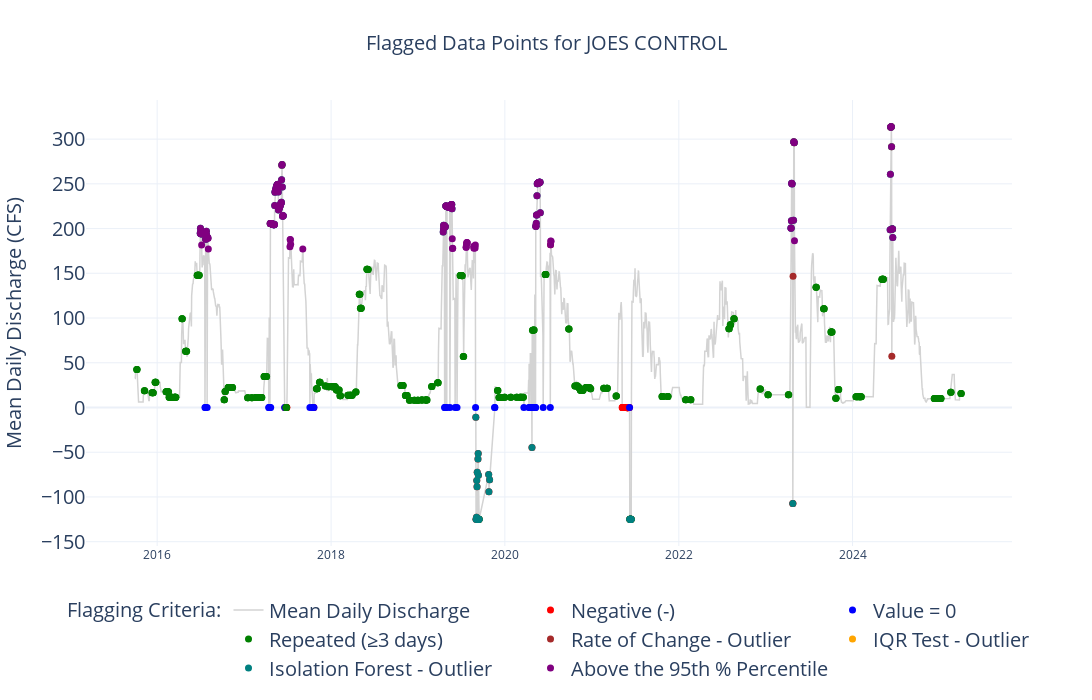
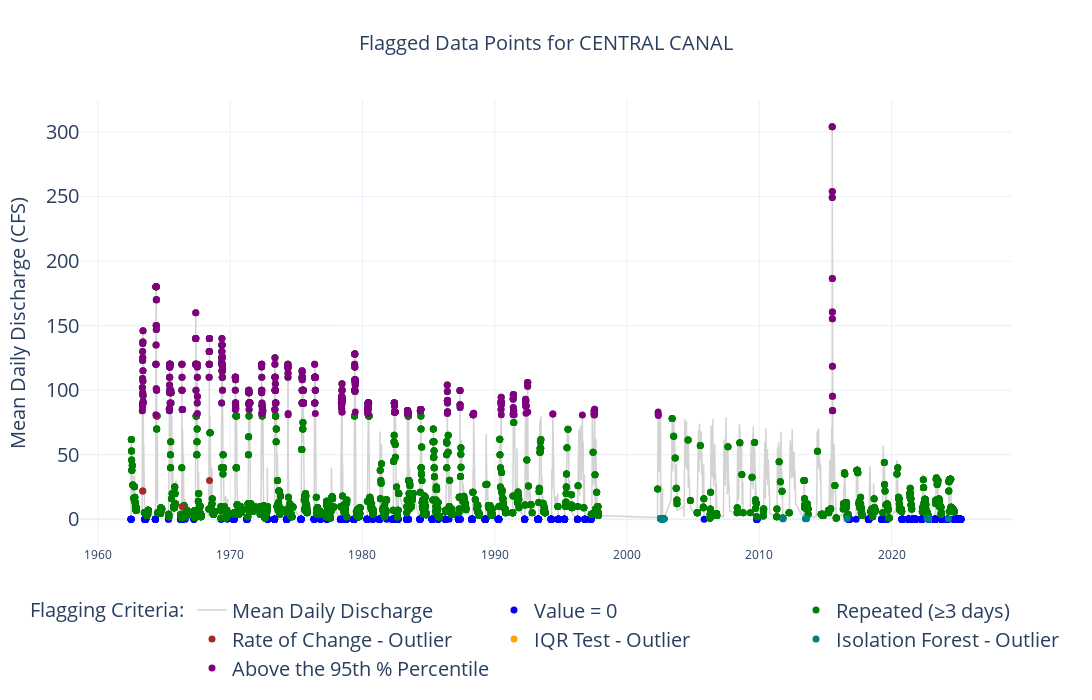
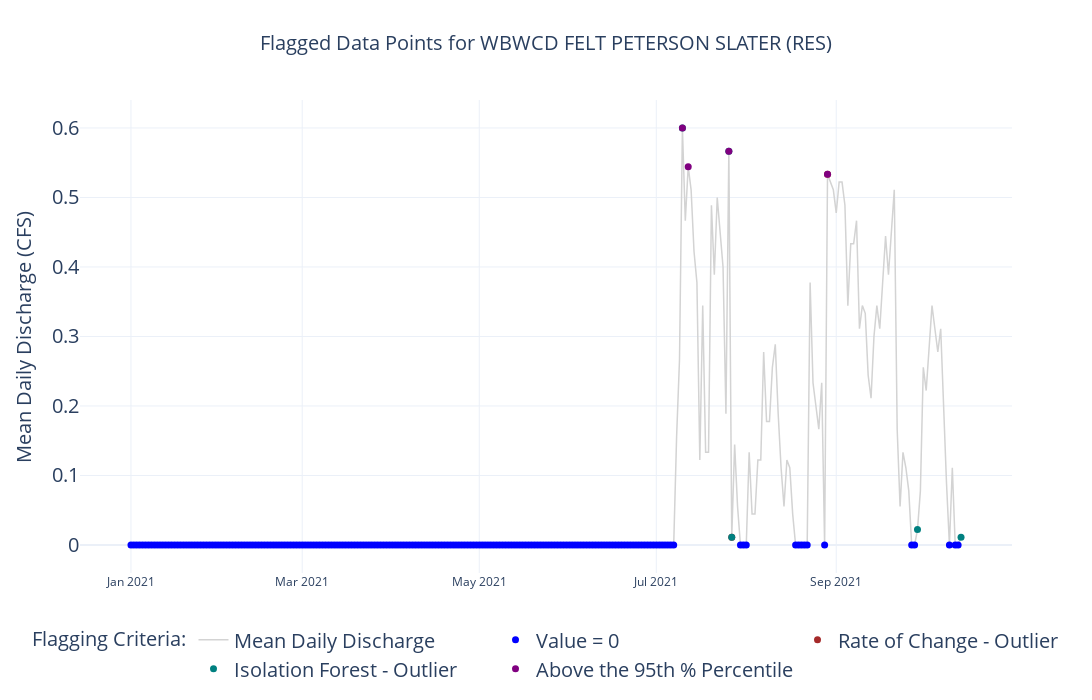

Source (notebook cell) for these figures, in order:
### Code cell
import requests
import pandas as pd
import numpy as np
from datetime import datetime
from sklearn.ensemble import IsolationForest
import plotly.graph_objects as go

# Define the UTDWR site IDs
site_ids = ["10987", "3133", "10543"]  # Add more site IDs as needed

# Loop through each site_id
for DivrtID in site_ids:
    # Define parameters
    end_date = datetime.today().strftime("%Y-%m-%d")  # Get today's date in YYYY-MM-DD format

    # Construct API URL
    api_url = f"https://www.waterrights.utah.gov/dvrtdb/daily-chart.asp?station_id={DivrtID}&end_date={end_date}&f=json"
    print(api_url)

    # Fetch data from the API
    response = requests.get(api_url)

    # Check if request was successful
    if response.status_code == 200:
        data = response.json()

        # Extract time series data
        if "data" in data:
            df = pd.DataFrame(data["data"], columns=["date", "value"])
            df.rename(columns={"date": "Date", "value": "DISCHARGE"}, inplace=True)  # Ensure correct column names

            # Add metadata as new columns
            metadata_fields = ["station_id", "station_name", "system_name", "units"]
            metadata = {field: data.get(field, "N/A") for field in metadata_fields}

            # Add missing metadata columns with default values ("N/A")
            for key, value in metadata.items():
                df[key] = value

            # Reorder columns only with existing ones
            column_order = ["Date", "DISCHARGE"]  # Start with core columns
            for field in metadata_fields:
                if field in df.columns:
                    column_order.append(field)
            df = df[column_order]

        else:
            print("Error: 'data' key not found in API response.")
            continue
    else:
        print(f"Error fetching data: {response.status_code}")
        continue

    # Convert 'DISCHARGE' to numeric, coercing errors to NaN
    df['DISCHARGE'] = pd.to_numeric(df['DISCHARGE'], errors='coerce')

    # === FLAGGING CRITERIA === #
    # Exclude 0 values when flagging for negative values
    df['FLAG_NEGATIVE'] = (df['DISCHARGE'] < 0) & (df['DISCHARGE'] != 0)

    # Exclude 0 values for "FLAG_ZERO" criteria
    df['FLAG_ZERO'] = (df['DISCHARGE'] == 0)

    # 95th Percentile of DISCHARGE values, excluding 0 values
    discharge_95th_percentile = np.percentile(df[df['DISCHARGE'] != 0]['DISCHARGE'].dropna(), 95)
    df['FLAG_Discharge'] = (df['DISCHARGE'] > discharge_95th_percentile) & (df['DISCHARGE'] != 0)

    # IQR Outlier Detection, excluding 0 values
    Q1, Q3 = df[df['DISCHARGE'] != 0]['DISCHARGE'].quantile([0.25, 0.75])
    IQR = Q3 - Q1
    lower_bound, upper_bound = Q1 - 1.5 * IQR, Q3 + 1.5 * IQR
    df['FLAG_IQR'] = ((df['DISCHARGE'] < lower_bound) | (df['DISCHARGE'] > upper_bound)) & (df['DISCHARGE'] != 0)

    # Calculate absolute rate of change between consecutive days, excluding 0 values
    df['RATE_OF_CHANGE'] = df['DISCHARGE'].diff().abs()
    df['FLAG_RoC'] = (df['RATE_OF_CHANGE'] > discharge_95th_percentile) & (df['DISCHARGE'] != 0)

    # Flag repeated values (≥3 consecutive days), excluding 0 values
    df['FLAG_REPEATED'] = (
        df['DISCHARGE']
        .where(df['DISCHARGE'] != 0)
        .groupby((df['DISCHARGE'] != df['DISCHARGE'].shift()).cumsum())
        .transform('count') >= 3
    )

    # Isolation Forest Outlier Detection, excluding 0 values
    df_clean = df[df['DISCHARGE'] != 0].dropna(subset=['DISCHARGE'])
    model = IsolationForest(contamination=0.05, random_state=42)
    df_clean['OUTLIER_IF'] = model.fit_predict(df_clean[['DISCHARGE']])
    df['OUTLIER_IF'] = False
    df.loc[df_clean.index, 'OUTLIER_IF'] = df_clean['OUTLIER_IF'] == -1

    # Combine all flag conditions into a single FLAGGED column
    df['FLAGGED'] = df[
        ['FLAG_NEGATIVE', 'FLAG_ZERO', 'FLAG_REPEATED', 'FLAG_IQR', 'OUTLIER_IF', 'FLAG_Discharge', 'FLAG_RoC']
    ].any(axis=1)

    # Define plot title
    plot_title = f"Flagged Data Points for {metadata.get('station_name', 'Station ' + DivrtID)}"

    # Define custom legend names and colors
    flag_colors = {
        'FLAG_NEGATIVE': ('red', 'Negative (-)'),
        'FLAG_ZERO': ('blue', 'Value = 0'),
        'FLAG_REPEATED': ('green', 'Repeated (≥3 days)'),
        'FLAG_RoC': ('brown', 'Rate of Change - Outlier'),
        'FLAG_IQR': ('orange', 'IQR Test - Outlier'),
        'OUTLIER_IF': ('teal', 'Isolation Forest - Outlier'),
        'FLAG_Discharge': ('purple', 'Above the 95th % Percentile')
    }

    # Create plot
    fig = go.Figure()

    # Background Line (Mean Daily Discharge)
    fig.add_trace(go.Scatter(
        x=df['Date'], y=df['DISCHARGE'],
        mode='lines',
        line=dict(color='lightgray', width=1.5),
        name='Mean Daily Discharge',
        connectgaps=False
    ))

    # Add flagged points
    for flag, (color, legend_name) in flag_colors.items():
        subset = df[df[flag]]
        if not subset.empty:
            fig.add_trace(go.Scatter(
                x=subset['Date'], y=subset['DISCHARGE'],
                mode='markers',
                marker=dict(color=color, size=7),
                name=legend_name
            ))

    # Update layout with title and legend placement
    fig.update_layout(
        title=dict(
            text=plot_title,
            x=0.5,  # Centers the title
            font=dict(size=20)
        ),
        yaxis=dict(
            title="Mean Daily Discharge (CFS)",
            title_font=dict(size=20),
            tickfont=dict(size=20)
        ),
        legend=dict(
            orientation="h",  # Horizontal legend
            yanchor="top",
            y=-0.1,  # Moves the legend below the plot
            xanchor="center",
            x=0.5,
            title=dict(text="Flagging Criteria:", font=dict(size=20)),
            font=dict(size=20)
        ),
        template="plotly_white",
        width=1400,
        height=700
    )
        # Show the plot
    fig.show()

### Figure 1 — Plotly figure (JSON) as saved in the notebook; plotly's stock layout.template omitted (floating-point values rounded to 4 significant figures; data arrays with more than 128 entries replaced by an {"elided": "..."} marker saying what was removed)
{"data": [{"connectgaps": false, "line": {"color": "lightgray", "width": 1.5}, "mode": "lines", "name": "Mean Daily Discharge", "type": "scatter", "x": {"elided": "3412 str values"}, "y": {"elided": "3412 float values"}}, {"marker": {"color": "red", "size": 7}, "mode": "markers", "name": "Negative (-)", "type": "scatter", "x": ["2017-06-21", "2017-06-22", "2017-06-23", "2017-06-24", "2017-06-25", "2017-06-26", "2017-06-27", "2017-06-28", "2017-06-29", "2017-10-17", "2017-10-18", "2017-10-19", "2017-10-20", "2019-09-01", "2019-09-02", "2019-09-03", "2019-09-04", "2019-09-05", "2019-09-06", "2019-09-07", "2019-09-08", "2019-09-09", "2019-09-10", "2019-09-11", "2019-09-12", "2019-09-13", "2019-09-14", "2019-09-15", "2019-10-25", "2019-10-26", "2019-10-29", "2020-04-24", "2021-05-08", "2021-05-09", "2021-05-10", "2021-05-11", "2021-05-12", "2021-05-13", "2021-05-14", "2021-05-15", "2021-05-16", "2021-05-17", "2021-05-18", "2021-05-19", "2021-05-20", "2021-05-21", "2021-05-22", "2021-05-23", "2021-05-24", "2021-05-25", "2021-05-26", "2021-05-27", "2021-05-28", "2021-05-29", "2021-05-30", "2021-05-31", "2021-06-01", "2021-06-02", "2021-06-03", "2021-06-04", "2021-06-05", "2021-06-06", "2021-06-07", "2021-06-09", "2021-06-10", "2021-06-11", "2021-06-12", "2021-06-13", "2021-06-14", "2021-06-15", "2023-04-25"], "y": [-0.09, -0.099, -0.105, -0.087, -0.083, -0.083, -0.083, -0.083, -0.086, -0.129, -0.118, -0.094, -0.083, -10.86, -125, -125, -122.6, -81.5, -88.6, -72.43, -125, -125, -57.56, -51.51, -75.71, -125, -125, -125, -74.92, -94.2, -80.9, -44.72, -0.067, -0.086, -0.109, -0.1, -0.092, -0.099, -0.084, -0.052, -0.023, -0.028, -0.012, -0.024, -0.011, -0.041, -0.138, -0.112, -0.084, -0.089, -0.102, -0.118, -0.125, -0.15, -0.151, -0.152, -0.153, -0.136, -0.115, -0.094, -0.053, -0.062, -0.053, -125, -125, -125, -125, -125, -125, -125, -107.2]}, {"marker": {"color": "blue", "size": 7}, "mode": "markers", "name": "Value = 0", "type": "scatter", "x": ["2016-07-20", "2016-07-22", "2016-07-29", "2017-04-14", "2017-04-15", "2017-04-19", "2017-04-22", "2017-06-20", "2017-10-04", "2017-10-16", "2017-10-21", "2019-04-23", "2019-04-24", "2019-04-27", "2019-05-02", "2019-05-15", "2019-06-06", "2019-06-14", "2019-08-31", "2019-11-19", "2019-11-20", "2020-03-21", "2020-04-11", "2020-04-15", "2020-04-16", "2020-04-23", "2020-04-29", "2020-05-04", "2020-05-07", "2020-05-08", "2020-05-09", "2020-06-10", "2020-07-10", "2021-06-08"], "y": [0, 0, 0, 0, 0, 0, 0, 0, 0, 0, 0, 0, 0, 0, 0, 0, 0, 0, 0, 0, 0, 0, 0, 0, 0, 0, 0, 0, 0, 0, 0, 0, 0, 0]}, {"marker": {"color": "green", "size": 7}, "mode": "markers", "name": "Repeated (≥3 days)", "type": "scatter", "x": {"elided": "443 str values"}, "y": {"elided": "443 float values"}}, {"marker": {"color": "brown", "size": 7}, "mode": "markers", "name": "Rate of Change - Outlier", "type": "scatter", "x": ["2016-07-23", "2016-07-30", "2017-04-20", "2017-04-23", "2019-04-25", "2019-04-28", "2019-05-03", "2019-05-16", "2020-05-10", "2020-07-11", "2023-04-25", "2023-04-26", "2024-06-14"], "y": [188.3, 189.9, 205.6, 205.5, 202.3, 225.2, 224.8, 224.3, 202.5, 182, -107.2, 146.6, 57.23]}, {"marker": {"color": "orange", "size": 7}, "mode": "markers", "name": "IQR Test - Outlier", "type": "scatter", "x": ["2017-06-08", "2017-06-09", "2023-04-29", "2023-04-30", "2023-05-01", "2024-06-09", "2024-06-10", "2024-06-11", "2024-06-12", "2024-06-13"], "y": [270.9, 271.5, 297, 296.5, 296, 313.4, 313.3, 313.9, 313.9, 291.6]}, {"marker": {"color": "teal", "size": 7}, "mode": "markers", "name": "Isolation Forest - Outlier", "type": "scatter", "x": {"elided": "169 str values"}, "y": {"elided": "169 float values"}}, {"marker": {"color": "purple", "size": 7}, "mode": "markers", "name": "Above the 95th % Percentile", "type": "scatter", "x": {"elided": "169 str values"}, "y": {"elided": "169 float values"}}], "layout": {"height": 700, "legend": {"font": {"size": 20}, "orientation": "h", "title": {"font": {"size": 20}, "text": "Flagging Criteria:"}, "x": 0.5, "xanchor": "center", "y": -0.1, "yanchor": "top"}, "title": {"font": {"size": 20}, "text": "Flagged Data Points for JOES CONTROL", "x": 0.5}, "width": 1400, "xaxis": {"autorange": true, "range": ["2015-03-13 01:47:26.6688", "2025-10-26 22:12:33.3312"], "type": "date"}, "yaxis": {"autorange": true, "range": [-154.8, 343.7], "tickfont": {"size": 20}, "title": {"font": {"size": 20}, "text": "Mean Daily Discharge (CFS)"}, "type": "linear"}}}

### Figure 2 — Plotly figure (JSON) as saved in the notebook; plotly's stock layout.template omitted (floating-point values rounded to 4 significant figures; data arrays with more than 128 entries replaced by an {"elided": "..."} marker saying what was removed)
{"data": [{"connectgaps": false, "line": {"color": "lightgray", "width": 1.5}, "mode": "lines", "name": "Mean Daily Discharge", "type": "scatter", "x": {"elided": "11637 str values"}, "y": {"elided": "11637 float values"}}, {"marker": {"color": "blue", "size": 7}, "mode": "markers", "name": "Value = 0", "type": "scatter", "x": {"elided": "1080 str values"}, "y": {"elided": "1080 int values"}}, {"marker": {"color": "green", "size": 7}, "mode": "markers", "name": "Repeated (≥3 days)", "type": "scatter", "x": {"elided": "4088 str values"}, "y": {"elided": "4088 float values"}}, {"marker": {"color": "brown", "size": 7}, "mode": "markers", "name": "Rate of Change - Outlier", "type": "scatter", "x": ["1963-05-20", "1963-05-21", "1963-05-24", "1963-05-25", "1964-06-03", "1966-05-11", "1966-05-12", "1968-06-08", "2015-07-07"], "y": [22, 125, 22, 137.2, 80, 10, 100, 30, 304]}, {"marker": {"color": "orange", "size": 7}, "mode": "markers", "name": "IQR Test - Outlier", "type": "scatter", "x": {"elided": "216 str values"}, "y": {"elided": "216 float values"}}, {"marker": {"color": "teal", "size": 7}, "mode": "markers", "name": "Isolation Forest - Outlier", "type": "scatter", "x": {"elided": "481 str values"}, "y": {"elided": "481 float values"}}, {"marker": {"color": "purple", "size": 7}, "mode": "markers", "name": "Above the 95th % Percentile", "type": "scatter", "x": {"elided": "465 str values"}, "y": {"elided": "465 float values"}}], "layout": {"height": 700, "legend": {"font": {"size": 20}, "orientation": "h", "title": {"font": {"size": 20}, "text": "Flagging Criteria:"}, "x": 0.5, "xanchor": "center", "y": -0.1, "yanchor": "top"}, "title": {"font": {"size": 20}, "text": "Flagged Data Points for CENTRAL CANAL", "x": 0.5}, "width": 1400, "xaxis": {"autorange": true, "range": ["1958-09-25 23:34:09.1307", "2029-01-05 00:25:50.8693"], "type": "date"}, "yaxis": {"autorange": true, "range": [-20.65, 324.7], "tickfont": {"size": 20}, "title": {"font": {"size": 20}, "text": "Mean Daily Discharge (CFS)"}, "type": "linear"}}}

### Figure 3 — Plotly figure (JSON) as saved in the notebook; plotly's stock layout.template omitted (floating-point values rounded to 4 significant figures; data arrays with more than 128 entries replaced by an {"elided": "..."} marker saying what was removed)
{"data": [{"connectgaps": false, "line": {"color": "lightgray", "width": 1.5}, "mode": "lines", "name": "Mean Daily Discharge", "type": "scatter", "x": {"elided": "287 str values"}, "y": {"elided": "287 float values"}}, {"marker": {"color": "blue", "size": 7}, "mode": "markers", "name": "Value = 0", "type": "scatter", "x": {"elided": "202 str values"}, "y": {"elided": "202 int values"}}, {"marker": {"color": "brown", "size": 7}, "mode": "markers", "name": "Rate of Change - Outlier", "type": "scatter", "x": ["2021-07-27", "2021-08-29"], "y": [0.01111, 0.5333]}, {"marker": {"color": "teal", "size": 7}, "mode": "markers", "name": "Isolation Forest - Outlier", "type": "scatter", "x": ["2021-07-10", "2021-07-26", "2021-07-27", "2021-09-29", "2021-10-14"], "y": [0.5999, 0.5666, 0.01111, 0.02222, 0.01111]}, {"marker": {"color": "purple", "size": 7}, "mode": "markers", "name": "Above the 95th % Percentile", "type": "scatter", "x": ["2021-07-10", "2021-07-12", "2021-07-26", "2021-08-29"], "y": [0.5999, 0.5444, 0.5666, 0.5333]}], "layout": {"height": 700, "legend": {"font": {"size": 20}, "orientation": "h", "title": {"font": {"size": 20}, "text": "Flagging Criteria:"}, "x": 0.5, "xanchor": "center", "y": -0.1, "yanchor": "top"}, "title": {"font": {"size": 20}, "text": "Flagged Data Points for WBWCD FELT PETERSON SLATER (RES)", "x": 0.5}, "width": 1400, "xaxis": {"autorange": true, "range": ["2020-12-14 20:31:55.0147", "2021-10-31 03:28:04.9853"], "type": "date"}, "yaxis": {"autorange": true, "range": [-0.04032, 0.6403], "tickfont": {"size": 20}, "title": {"font": {"size": 20}, "text": "Mean Daily Discharge (CFS)"}, "type": "linear"}}}
